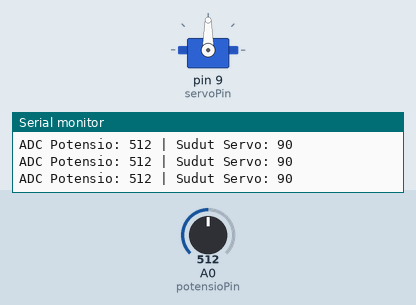
The sketch below on a simulated Arduino Uno, built with avr-gcc and run on an emulated ATmega328P. Shown: servo, the last lines printed to the serial monitor. The inputs (shaded band) are chosen by the test bench; at power-on: A0 (potensioPin) = 512.

Above: at 1.2 s.
1.3 s: A0 (potensioPin) set to 558
At 2.7 s:
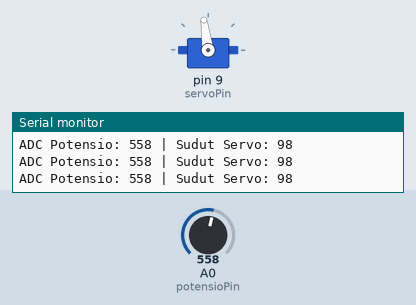
4.3 s: A0 (potensioPin) set to 578
At 5.1 s:
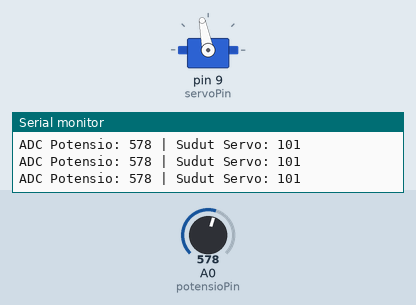
5.8 s: A0 (potensioPin) set to 306
At 6.2 s:
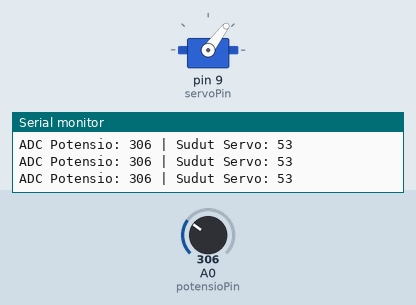
7.3 s: A0 (potensioPin) set to 107
At 8.5 s:
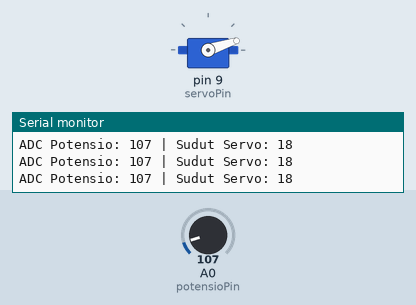
8.8 s: A0 (potensioPin) set to 91
At 9.7 s:
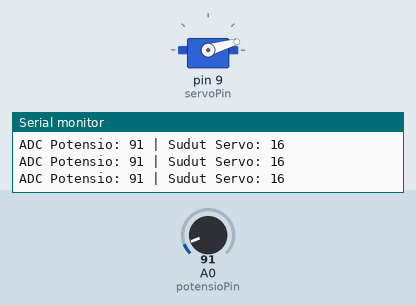
11.8 s: A0 (potensioPin) set to 716
At 13.1 s:
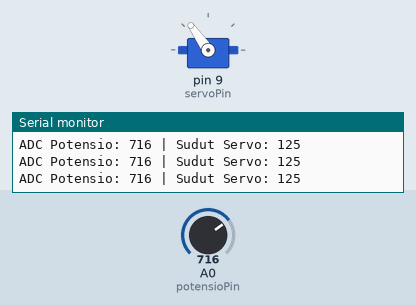
Timing chart, 0 to 14.3 s (numbered marks = the images above; inputs shaded):
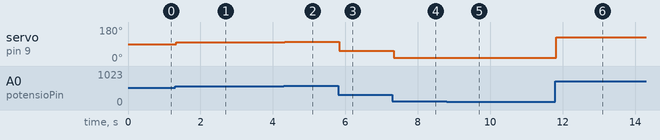

Measured:
- after the input at 1.3 s, servo on pin 9 (servoPin): 90° → 98° at once
- after the input at 4.3 s, servo on pin 9 (servoPin): 98° → 101° at once
- after the input at 5.8 s, servo on pin 9 (servoPin): 101° → 53° at once
- after the input at 7.3 s, servo on pin 9 (servoPin): 53° → 18° at once
- after the input at 8.8 s, servo on pin 9 (servoPin): 18° → 16° at once
- after the input at 11.8 s, servo on pin 9 (servoPin): 16° → 125° at once

The sketch:

percobaan1_servo.ino
```cpp
#include <Servo.h> // library untuk servo motor

Servo myservo; // membuat objek servo

// ===================== PIN SETUP =====================
// Berdasarkan gambar: Potensio ke A0, Servo ke Pin 9
const int potensioPin = A0;   // Pin analog input A0
const int servoPin = 9;      // Pin digital PWM 9

// ===================== VARIABEL =====================
int pos = 0; // Variabel sudut (0-180)
int val = 0; // Variabel pembacaan ADC (0-1023)

void setup() {
  // Hubungkan servo ke pin 9
  myservo.attach(servoPin);

  // Aktifkan komunikasi serial untuk monitoring
  Serial.begin(9600);
}

void loop() {
  // ===================== PEMBACAAN ADC =====================
  // Baca nilai dari potensiometer
  val = analogRead(potensioPin);

  // ===================== KONVERSI DATA =====================
  // Mapping nilai ADC (0-1023) ke sudut servo (0-180)
  pos = map(val, 0, 1023, 0, 180);

  // ===================== OUTPUT SERVO =====================
  // Gerakkan servo sesuai hasil mapping
  myservo.write(pos);

  // ===================== MONITORING DATA =====================
  Serial.print("ADC Potensio: ");
  Serial.print(val);

  Serial.print(" | Sudut Servo: ");
  Serial.println(pos);

  // ===================== STABILISASI =====================
  delay(10); // Delay standar untuk pergerakan servo yang halus
}
```
